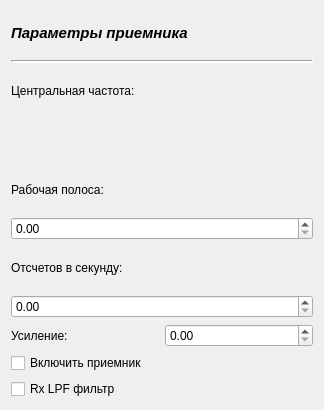
<?xml version="1.0" encoding="UTF-8"?>
<ui version="4.0">
 <class>CPage1</class>
 <widget class="QWidget" name="CPage1">
  <property name="geometry">
   <rect>
    <x>0</x>
    <y>0</y>
    <width>324</width>
    <height>410</height>
   </rect>
  </property>
  <property name="windowTitle">
   <string>Form</string>
  </property>
  <layout class="QVBoxLayout" name="verticalLayout">
   <item>
    <layout class="QGridLayout" name="gridLayout">
     <item row="6" column="0" colspan="2">
      <widget class="QLabel" name="label_3">
       <property name="text">
        <string>Отсчетов в секунду:</string>
       </property>
      </widget>
     </item>
     <item row="8" column="0">
      <widget class="QLabel" name="label_4">
       <property name="text">
        <string>Усиление:</string>
       </property>
      </widget>
     </item>
     <item row="8" column="1">
      <widget class="QDoubleSpinBox" name="doubleSpinBox_4"/>
     </item>
     <item row="10" column="0" colspan="2">
      <widget class="QCheckBox" name="checkBox_2">
       <property name="font">
        <font>
         <kerning>true</kerning>
        </font>
       </property>
       <property name="tabletTracking">
        <bool>true</bool>
       </property>
       <property name="layoutDirection">
        <enum>Qt::LeftToRight</enum>
       </property>
       <property name="text">
        <string>Rx LPF фильтр</string>
       </property>
      </widget>
     </item>
     <item row="5" column="0" colspan="2">
      <widget class="QDoubleSpinBox" name="doubleSpinBox_2"/>
     </item>
     <item row="3" column="0" colspan="2">
      <widget class="CTbtSpin" name="widget" native="true"/>
     </item>
     <item row="2" column="0" colspan="2">
      <widget class="QLabel" name="label">
       <property name="text">
        <string>Центральная частота:</string>
       </property>
      </widget>
     </item>
     <item row="7" column="0" colspan="2">
      <widget class="QDoubleSpinBox" name="doubleSpinBox_3"/>
     </item>
     <item row="4" column="0" colspan="2">
      <widget class="QLabel" name="label_2">
       <property name="text">
        <string>Рабочая полоса:</string>
       </property>
      </widget>
     </item>
     <item row="0" column="0" colspan="2">
      <widget class="QLabel" name="label_5">
       <property name="maximumSize">
        <size>
         <width>16777215</width>
         <height>16777215</height>
        </size>
       </property>
       <property name="font">
        <font>
         <pointsize>11</pointsize>
         <italic>true</italic>
         <bold>true</bold>
        </font>
       </property>
       <property name="text">
        <string>Параметры приемника</string>
       </property>
      </widget>
     </item>
     <item row="9" column="0" colspan="2">
      <widget class="QCheckBox" name="checkBox">
       <property name="layoutDirection">
        <enum>Qt::LeftToRight</enum>
       </property>
       <property name="text">
        <string>Включить приемник</string>
       </property>
      </widget>
     </item>
     <item row="1" column="0" colspan="2">
      <widget class="Line" name="line">
       <property name="lineWidth">
        <number>2</number>
       </property>
       <property name="orientation">
        <enum>Qt::Horizontal</enum>
       </property>
      </widget>
     </item>
    </layout>
   </item>
  </layout>
 </widget>
 <customwidgets>
  <customwidget>
   <class>CTbtSpin</class>
   <extends>QWidget</extends>
   <header>ctbtspin.h</header>
   <container>1</container>
  </customwidget>
 </customwidgets>
 <resources/>
 <connections/>
</ui>
